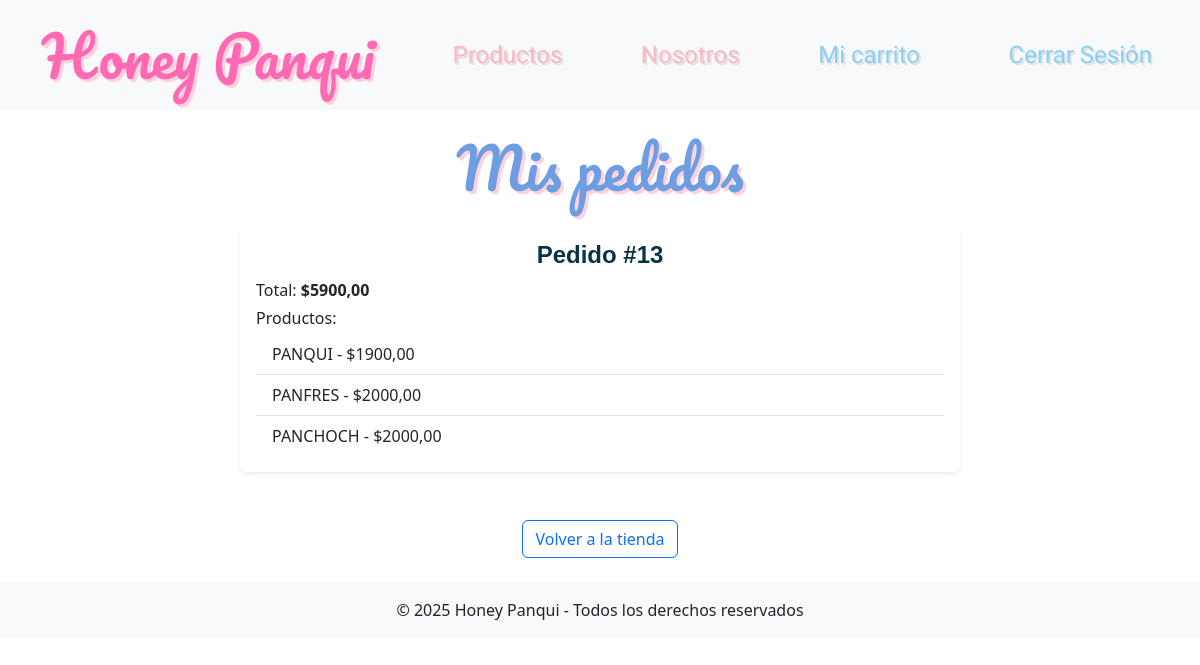
Page /pedidos/ (signed in) on the committed database.
### blog/models.py (models this page shows, shortened)
class Pedido(models.Model):
    cliente = models.ForeignKey(Cliente, on_delete=models.CASCADE)
    productos = models.ManyToManyField(Producto)
    fecha_pedido = models.DateTimeField(auto_now_add=True)
    total = models.DecimalField(max_digits=10, decimal_places=2)
    id = models.AutoField(primary_key=True)

class Producto(models.Model):
    nombre = models.CharField(max_length=50)
    descripcion = models.TextField(max_length=500)
    precio = models.DecimalField(max_digits=10, decimal_places=2)
    stock = models.DecimalField(max_digits=20, decimal_places=0)

### blog/views.py (the view)
# urls.py: path('pedidos/', views.ver_pedidos, name='ver_pedidos'),
@login_required
def ver_pedidos(request):
    cliente = get_object_or_404(Cliente, user=request.user)
    pedidos = Pedido.objects.filter(cliente=cliente).order_by('-id')
    return render(request, 'blog/pedidos.html', {'pedidos': pedidos})

### blog/templates/blog/pedidos.html
{% extends "blog/base.html" %}
{% block content %}
<div class="text-center container">
    <h2 class="titulo2 mb-4">Mis pedidos</h2>
    <div class="row justify-content-center">
        {% if pedidos %}
            {% for pedido in pedidos %}
                <div class="col-md-8 mb-4">
                    <div class="card shadow-sm border-0">
                        <div class="card-body text-start">
                            <h5 class="cuerpo fw-bold mb-2">Pedido #{{ pedido.id }}</h5>
                            <p class="mb-1">Total: <strong>${{ pedido.total }}</strong></p>
                            <p class="mb-1">Productos:</p>
                            <ul class="list-group list-group-flush">
                                {% for producto in pedido.productos.all %}
                                    <li class="list-group-item">{{ producto.nombre }} - ${{ producto.precio }}</li>
                                {% endfor %}
                            </ul>
                        </div>
                    </div>
                </div>
            {% endfor %}
        {% else %}
            <h1 class="cuerpo">No tenés pedidos realizados.</h1>
        {% endif %}
    </div>
    <a href="{% url 'HoneyPanqui:lista_productos' %}" class="btn btn-outline-primary mt-4">Volver a la tienda</a>
</div>
{% endblock %}

### blog/templates/blog/base.html (style rules this page uses)
body { background-color: white; }
.titulo2 { font-family: 'Pacifico', cursive; font-size: 3.5rem; color: #6d9ee2; text-shadow: 3px 3px #FFD1DC; }
.cuerpo { text-align: center; font-family: 'Montserrat', sans-serif; font-size: 1.5rem; color: #083246; }

### rows in the picture
Pedido: id "13", total "5900,00"
Producto: nombre "PANQUI", precio "1900,00"
Producto: nombre "PANFRES", precio "2000,00"
Producto: nombre "PANCHOCH", precio "2000,00"
